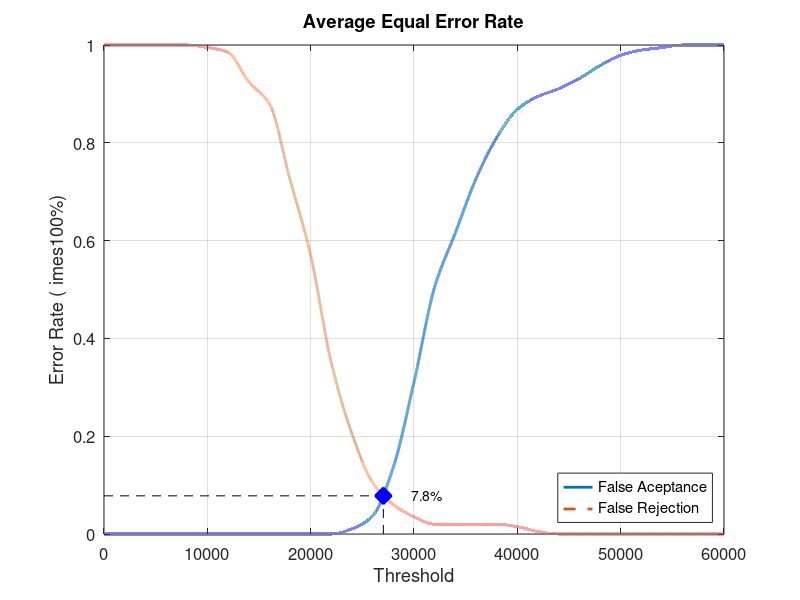
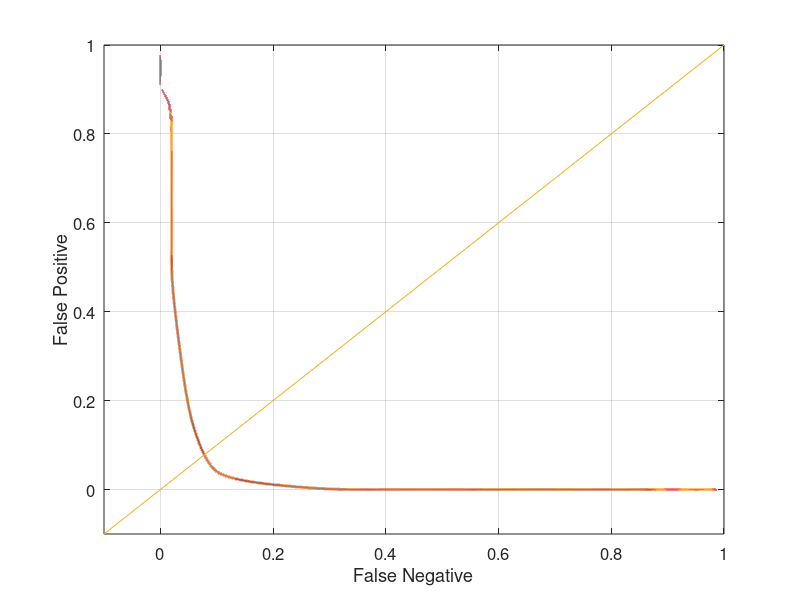

Here is the MATLAB script that generated these plots, in order:
close all;
clear;
clc;
x = 0:2000:60000;
xq = 0:0.5:60000;

y0 = [0 0 0 0 0 0 0 0 0 0 0 0 0.0105263 0.0368421 0.136842 0.310526 0.505263 0.615789 0.726316 0.810526 0.868421 0.894737 0.910526 0.931579 0.957895 0.978947 0.989474 0.994737 1 1 1]
yy0 = interp1(x, y0, xq, 'pchip');
y1 = [1 1 1 1 1 0.995 0.985 0.925 0.88 0.725 0.57 0.35 0.205 0.105 0.06 0.035 0.02 0.02 0.02 0.02 0.015 0.005 0 0 0 0 0 0 0 0 0]
yy1 = interp1(x, y1, xq, 'pchip');

% Calculating EER: 
y2 = abs(y0 - y1);
find(y2 == min(y2))
yy2 = abs(yy0 - yy1);
xEER = find(yy2 == min(yy2));
xEERIndex = xq(xEER) % X-axis EER
yEER = yy0(xEER) % Y-axis EER

main = figure
plot(xq, yy0,'-','LineWidth', 2);	hold on
plot(xq, yy1,'--','LineWidth', 2);	hold on
plot([xEERIndex xEERIndex], [0 yEER], 'k--');	hold on
plot([0 xEERIndex], [yEER yEER], 'k--');	hold on
plot(xEERIndex, yEER, 'bx', 'LineWidth', 10);	hold on
text(xEERIndex + 10 * xEERIndex / 100, yEER, [num2str(round((10000 * yEER)) / 100) '%'])
legend('False Aceptance', 'False Rejection', 'Location', 'SouthEast')
xlabel('Threshold')
ylabel('Error Rate (	imes100%)')
title('Average Equal Error Rate')
set(gca, 'FontSize', 12)
axis([0 60000 0 1])
grid on

print(main, 'Database3_4Main', '-dpng');
FNRxFPR = figure('Color', [1 1 1]);
plot(yy1, yy0, '-', yy1, yy0, 'LineWidth', 2);
hold on
y = -0.1:0.1:1
plot(y, y); 
set(gca, 'FontSize', 12)
xlabel('False Negative')
ylabel('False Positive')
axis([-0.1 1 -0.1 1])
set(gca, 'FontSize', 12)
grid on

print(FNRxFPR, 'Database3_4FNRxFPR','-dpng');
